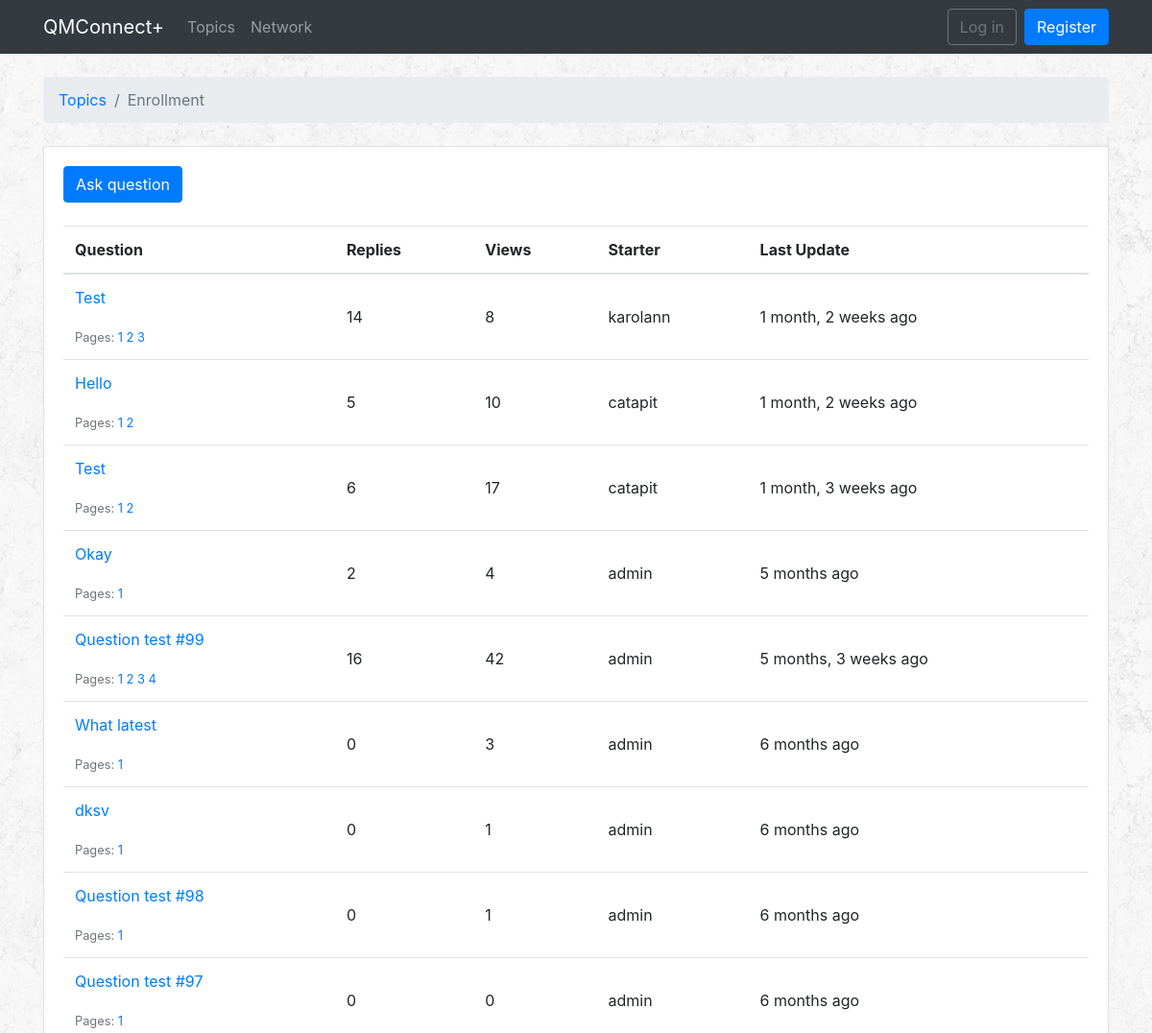
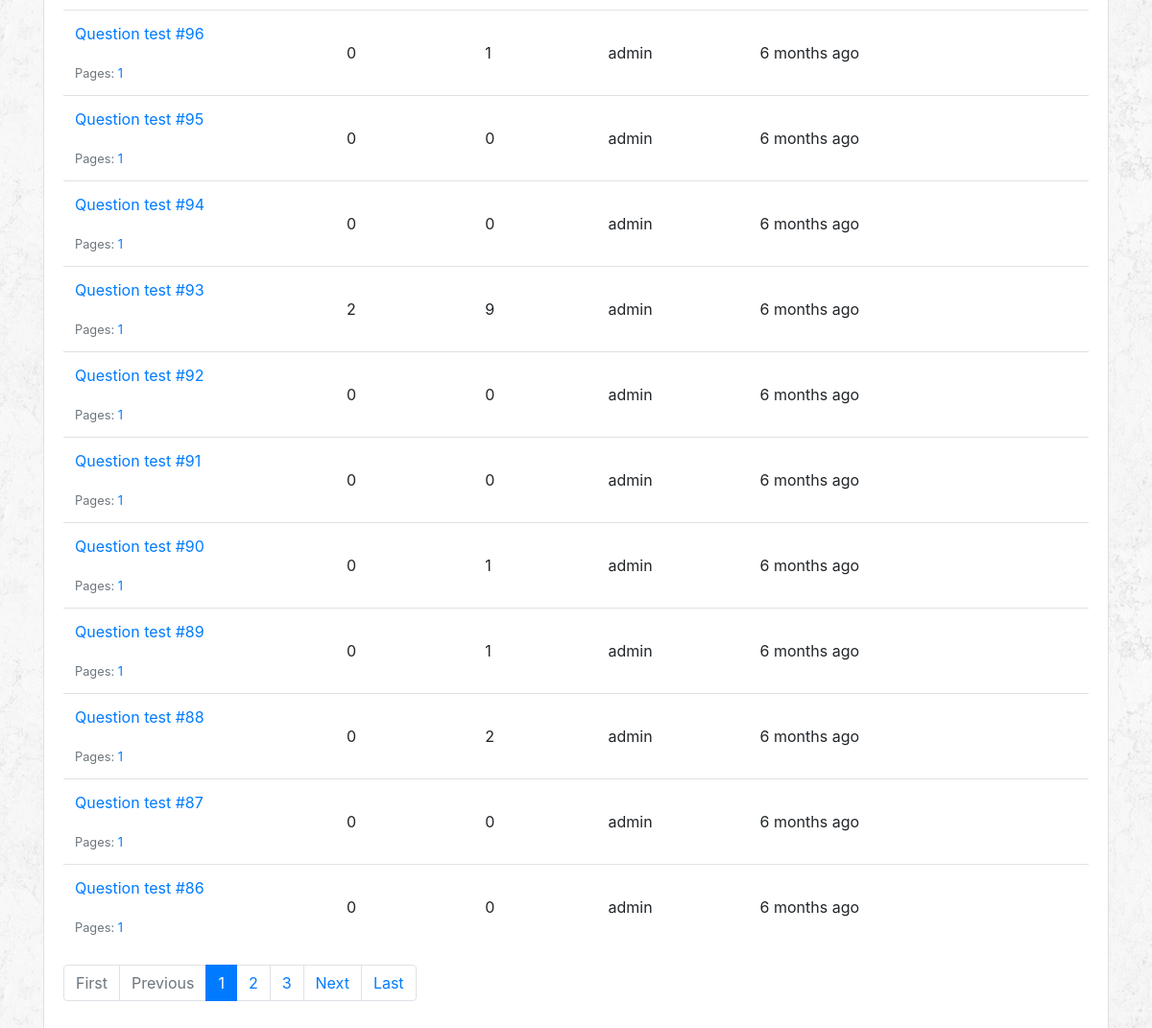
Page /topics/1/ on the earlier database version (2 pictures, top to bottom).
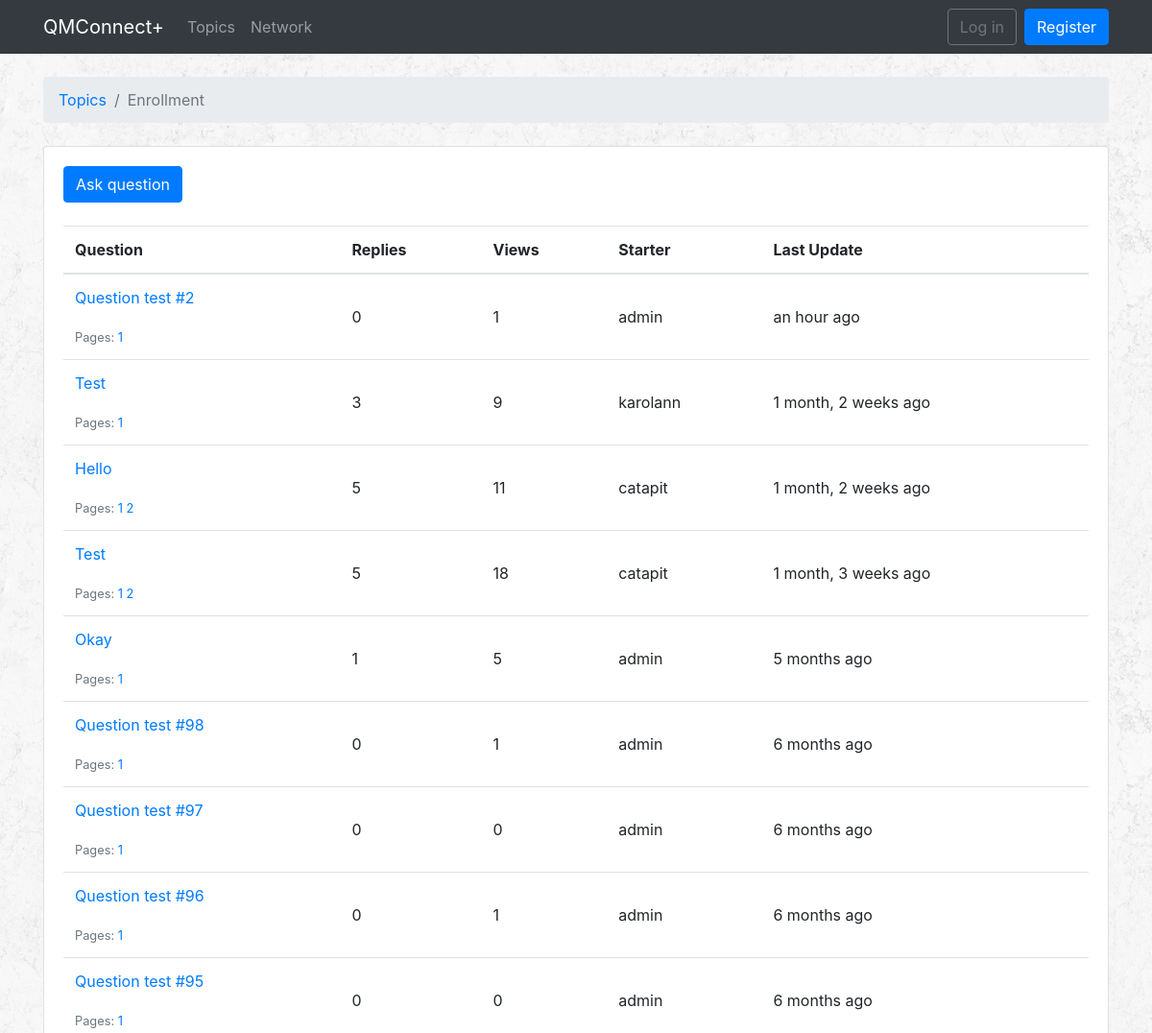
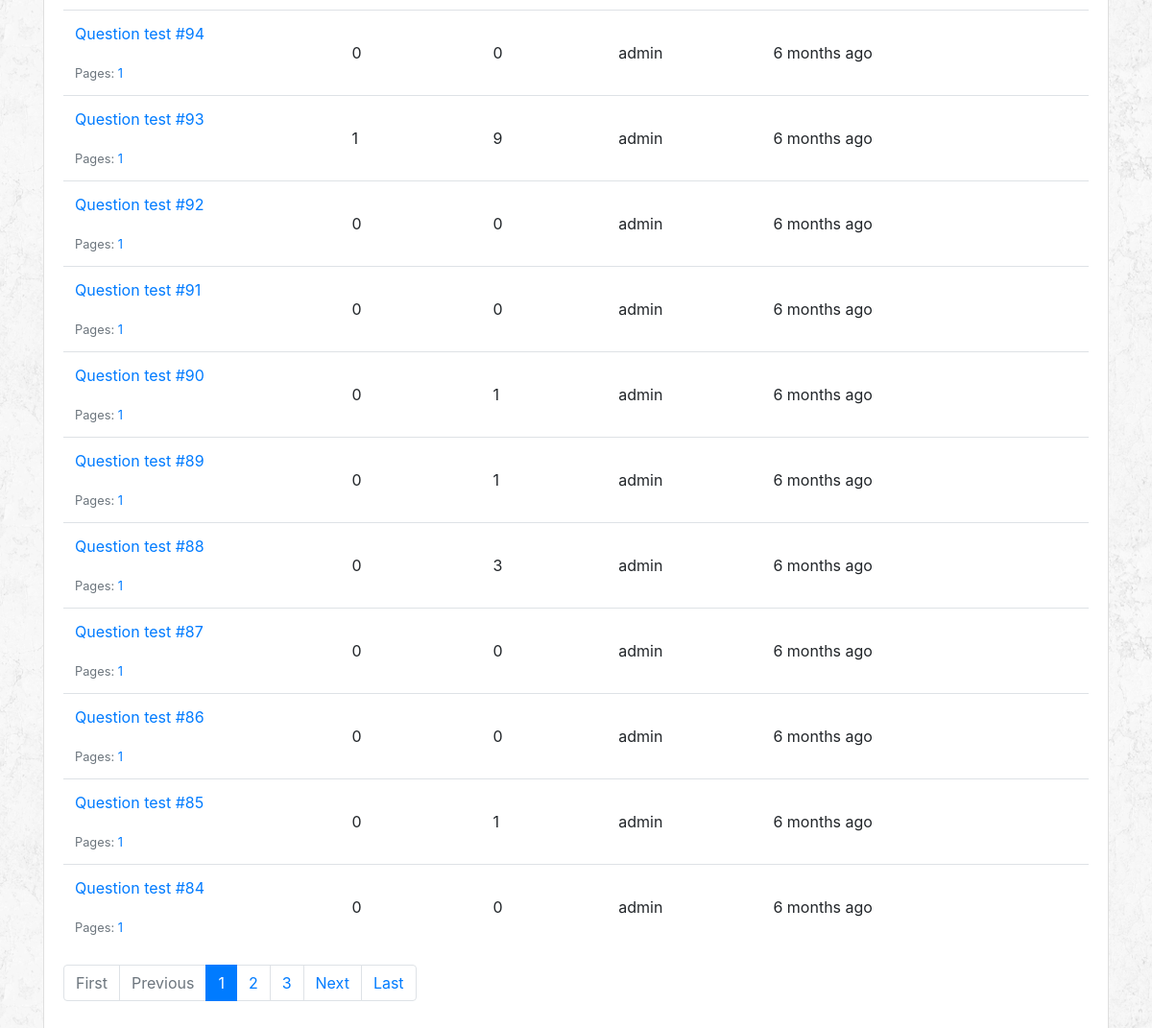
Same page on the later database version (2 pictures, top to bottom).
### qa/models.py (models this page shows, shortened)
class Question(models.Model):
    subject = models.CharField(max_length=255)
    last_updated = models.DateTimeField(auto_now_add=True)
    topic = models.ForeignKey(Topic, related_name='questions', on_delete=models.CASCADE)
    starter = models.ForeignKey(User, related_name='questions', on_delete=models.CASCADE)
    views = models.PositiveIntegerField(default=0)
    def get_page_count(self):
        count = self.answers.count()
        pages = count / 5
        return math.ceil(pages)
    def has_many_pages(self, count=None):
        if count is None:
            count = self.get_page_count()
        return count > 6
    def get_page_range(self):
        count = self.get_page_count()
        if self.has_many_pages(count):
            return range(1, 5)
        return range(1, count + 1)

### qa/views.py (the view)
# urls.py: path('topics/<int:pk>/', qa_views.QuestionsView.as_view(), name = 'topic_questions'),
class QuestionsView(ListView):
    model = Question
    context_object_name = 'questions'
    template_name = 'questions.html'
    paginate_by = 20
    def get_context_data(self, **kwargs):
        kwargs['topic'] = self.topic
        return super().get_context_data(**kwargs)
    def get_queryset(self):
        self.topic = get_object_or_404(Topic, pk = self.kwargs.get('pk'))
        queryset = self.topic.questions.order_by('-last_updated').annotate(replies=Count('answers') - 1)
        return queryset

### templates/questions.html (shortened to what this page needs)
{% extends 'base.html' %}
{% load humanize %}
{% block breadcrumb %}
<li class="breadcrumb-item"><a href="{% url 'qa:home' %}">Topics</a></li>
<li class="breadcrumb-item active">{{ topic.name }}</li>
{% endblock %}
{% block content %}
<div class="bottom-padding">
  <div class="card">
    <div class="card-body">
      <div class="mb-4">
        <a href="{% url 'qa:new_question' topic.pk %}" class="btn btn-primary">Ask question</a>
      </div>
      <table class="table">
        <thead class="thead-inverse">
          <tr>
            <th>Question</th>
            <th>Replies</th>
            <th>Views</th>
            <th>Starter</th>
            <th>Last Update</th>
          </tr>
        </thead>
        <tbody>
          {% for question in questions %}
          {% url 'qa:question_answers' topic.pk question.pk as question_url %}
          <tr>
            <td class="align-middle">
              <p> <a href="{{ question_url }}">{{ question.subject }}</a> </p>
              <small class="text-muted">
                Pages:
                {% for i in question.get_page_range %}
                <a href="{{ question_url }}?page={{ i }}">{{ i }}</a>
                {% endfor %}
              </small>
            </td>
            <td class="align-middle"> {{ question.replies }} </td>
            <td class="align-middle"> {{ question.views }} </td>
            <td class="align-middle"> {{ question.starter.username }} </td>
            <td class="align-middle"> {{ question.last_updated|naturaltime }} </td>
          </tr>
          {% endfor %}
        </tbody>
      </table>
      {% include 'includes/pagination.html' %}
    </div>
  </div>
</div>
{% endblock %}

Differences in the rows shown:
removed Question: subject "Question test #99", get_page_range "1" "2" "3" "4", replies "16", views "42", starter.username "admin", last_updated "5 months, 3 weeks ago"
removed Question: subject "What latest", get_page_range "1", replies "0", views "3", starter.username "admin", last_updated "6 months ago"
removed Question: subject "dksv", get_page_range "1", replies "0", views "1", starter.username "admin", last_updated "6 months ago"
now on this page (row edited): Question: subject "Question test #2", get_page_range "1", replies "0", views "1", starter.username "admin", last_updated "an hour ago"
changed Question "karolann": replies "14" → "3"; views "8" → "9"
changed Question "Hello": views "10" → "11"
changed Question "1 month, 3 weeks ago": replies "6" → "5"; views "17" → "18"
changed Question "Okay": replies "2" → "1"; views "4" → "5"
computed for Question "Question test #93": replies "2" → "1"
changed Question "Question test #88": views "2" → "3"
now on this page (row unchanged): Question: subject "Question test #85", get_page_range "1", replies "0", views "1", starter.username "admin", last_updated "6 months ago"
now on this page (row unchanged): Question: subject "Question test #84", get_page_range "1", replies "0", views "0", starter.username "admin", last_updated "6 months ago"
Other differences:
list line gone: "2"
list line gone: "3"
